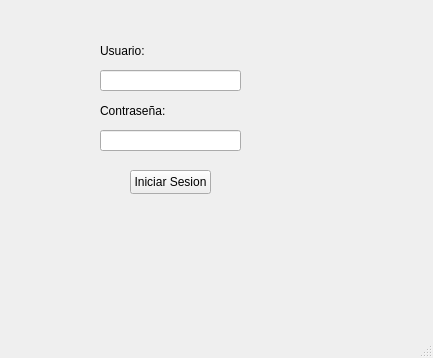
<?xml version="1.0" encoding="UTF-8"?>
<ui version="4.0">
 <class>MainWindow</class>
 <widget class="QMainWindow" name="MainWindow">
  <property name="geometry">
   <rect>
    <x>0</x>
    <y>0</y>
    <width>433</width>
    <height>358</height>
   </rect>
  </property>
  <property name="windowTitle">
   <string>MainWindow</string>
  </property>
  <widget class="QWidget" name="centralwidget">
   <widget class="QLineEdit" name="campo_usuario">
    <property name="geometry">
     <rect>
      <x>100</x>
      <y>70</y>
      <width>141</width>
      <height>21</height>
     </rect>
    </property>
   </widget>
   <widget class="QLineEdit" name="campo_contrasena">
    <property name="geometry">
     <rect>
      <x>100</x>
      <y>130</y>
      <width>141</width>
      <height>21</height>
     </rect>
    </property>
   </widget>
   <widget class="QPushButton" name="btnInicioSesion">
    <property name="geometry">
     <rect>
      <x>130</x>
      <y>170</y>
      <width>81</width>
      <height>24</height>
     </rect>
    </property>
    <property name="text">
     <string>Iniciar Sesion</string>
    </property>
   </widget>
   <widget class="QLabel" name="label">
    <property name="geometry">
     <rect>
      <x>100</x>
      <y>100</y>
      <width>101</width>
      <height>21</height>
     </rect>
    </property>
    <property name="text">
     <string>Contraseña:</string>
    </property>
   </widget>
   <widget class="QLabel" name="label_2">
    <property name="geometry">
     <rect>
      <x>100</x>
      <y>40</y>
      <width>101</width>
      <height>21</height>
     </rect>
    </property>
    <property name="text">
     <string>Usuario:</string>
    </property>
   </widget>
  </widget>
  <widget class="QMenuBar" name="menubar">
   <property name="geometry">
    <rect>
     <x>0</x>
     <y>0</y>
     <width>433</width>
     <height>22</height>
    </rect>
   </property>
  </widget>
  <widget class="QStatusBar" name="statusbar"/>
 </widget>
 <resources/>
 <connections/>
</ui>
